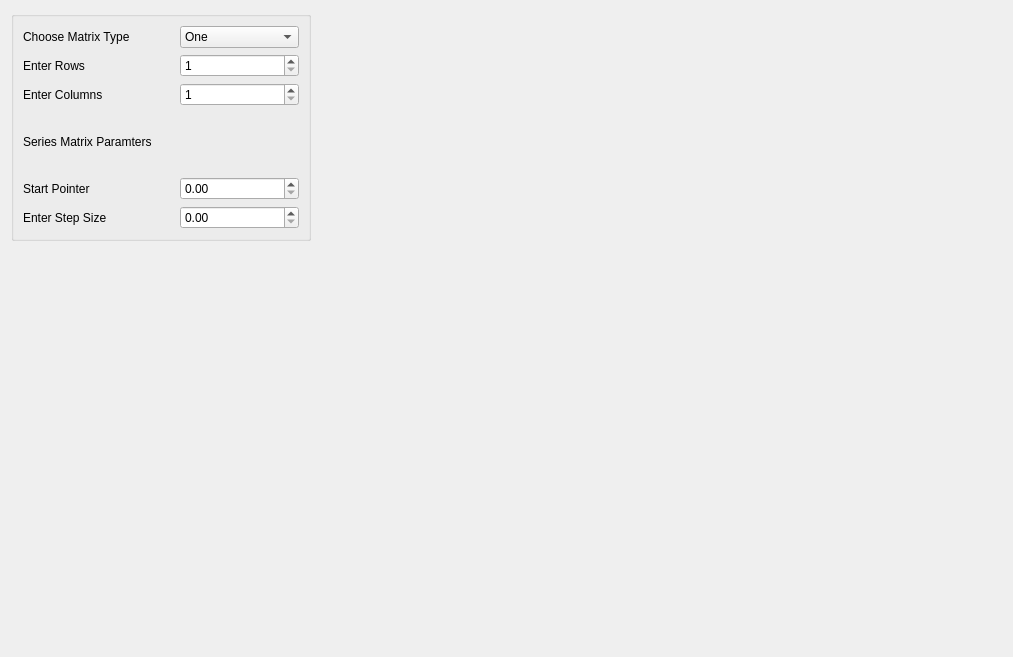
<?xml version="1.0" encoding="UTF-8"?>
<ui version="4.0">
 <class>CreateStandardMatrix</class>
 <widget class="QDialog" name="CreateStandardMatrix">
  <property name="geometry">
   <rect>
    <x>0</x>
    <y>0</y>
    <width>1013</width>
    <height>657</height>
   </rect>
  </property>
  <property name="sizePolicy">
   <sizepolicy hsizetype="Fixed" vsizetype="Fixed">
    <horstretch>0</horstretch>
    <verstretch>0</verstretch>
   </sizepolicy>
  </property>
  <property name="minimumSize">
   <size>
    <width>400</width>
    <height>300</height>
   </size>
  </property>
  <property name="windowTitle">
   <string>Dialog</string>
  </property>
  <layout class="QFormLayout" name="formLayout">
   <item row="0" column="0">
    <widget class="QGroupBox" name="groupBox">
     <property name="minimumSize">
      <size>
       <width>300</width>
       <height>230</height>
      </size>
     </property>
     <property name="autoFillBackground">
      <bool>true</bool>
     </property>
     <property name="title">
      <string/>
     </property>
     <property name="alignment">
      <set>Qt::AlignCenter</set>
     </property>
     <layout class="QGridLayout" name="gridLayout">
      <property name="horizontalSpacing">
       <number>37</number>
      </property>
      <item row="2" column="0">
       <widget class="QLabel" name="Columns">
        <property name="text">
         <string>Enter Columns</string>
        </property>
       </widget>
      </item>
      <item row="1" column="0">
       <widget class="QLabel" name="Rows">
        <property name="text">
         <string>Enter Rows</string>
        </property>
       </widget>
      </item>
      <item row="0" column="0">
       <widget class="QLabel" name="Type">
        <property name="text">
         <string>Choose Matrix Type</string>
        </property>
       </widget>
      </item>
      <item row="2" column="1">
       <widget class="QSpinBox" name="noOfColumns_">
        <property name="minimumSize">
         <size>
          <width>10</width>
          <height>7</height>
         </size>
        </property>
        <property name="minimum">
         <number>1</number>
        </property>
        <property name="maximum">
         <number>999999999</number>
        </property>
       </widget>
      </item>
      <item row="1" column="1">
       <widget class="QSpinBox" name="noOfRows_">
        <property name="minimumSize">
         <size>
          <width>10</width>
          <height>7</height>
         </size>
        </property>
        <property name="minimum">
         <number>1</number>
        </property>
        <property name="maximum">
         <number>999999999</number>
        </property>
       </widget>
      </item>
      <item row="6" column="0">
       <widget class="QLabel" name="StepSize_2">
        <property name="text">
         <string>Enter Step Size</string>
        </property>
       </widget>
      </item>
      <item row="5" column="0">
       <widget class="QLabel" name="startPointer">
        <property name="text">
         <string>Start Pointer</string>
        </property>
       </widget>
      </item>
      <item row="3" column="0" colspan="2">
       <widget class="QLabel" name="label">
        <property name="text">
         <string>Series Matrix Paramters</string>
        </property>
       </widget>
      </item>
      <item row="6" column="1">
       <widget class="QDoubleSpinBox" name="sizeOfStep_">
        <property name="minimumSize">
         <size>
          <width>10</width>
          <height>7</height>
         </size>
        </property>
       </widget>
      </item>
      <item row="5" column="1">
       <widget class="QDoubleSpinBox" name="startPointer_">
        <property name="minimumSize">
         <size>
          <width>10</width>
          <height>7</height>
         </size>
        </property>
        <property name="maximum">
         <double>99999.990000000005239</double>
        </property>
       </widget>
      </item>
      <item row="0" column="1">
       <widget class="QComboBox" name="matrixType_">
        <item>
         <property name="text">
          <string>One</string>
         </property>
        </item>
        <item>
         <property name="text">
          <string>NaN</string>
         </property>
        </item>
        <item>
         <property name="text">
          <string>Zero</string>
         </property>
        </item>
        <item>
         <property name="text">
          <string>Identity</string>
         </property>
        </item>
        <item>
         <property name="text">
          <string>Series</string>
         </property>
        </item>
       </widget>
      </item>
     </layout>
    </widget>
   </item>
  </layout>
 </widget>
 <tabstops>
  <tabstop>noOfRows_</tabstop>
  <tabstop>noOfColumns_</tabstop>
  <tabstop>sizeOfStep_</tabstop>
 </tabstops>
 <resources/>
 <connections/>
</ui>
